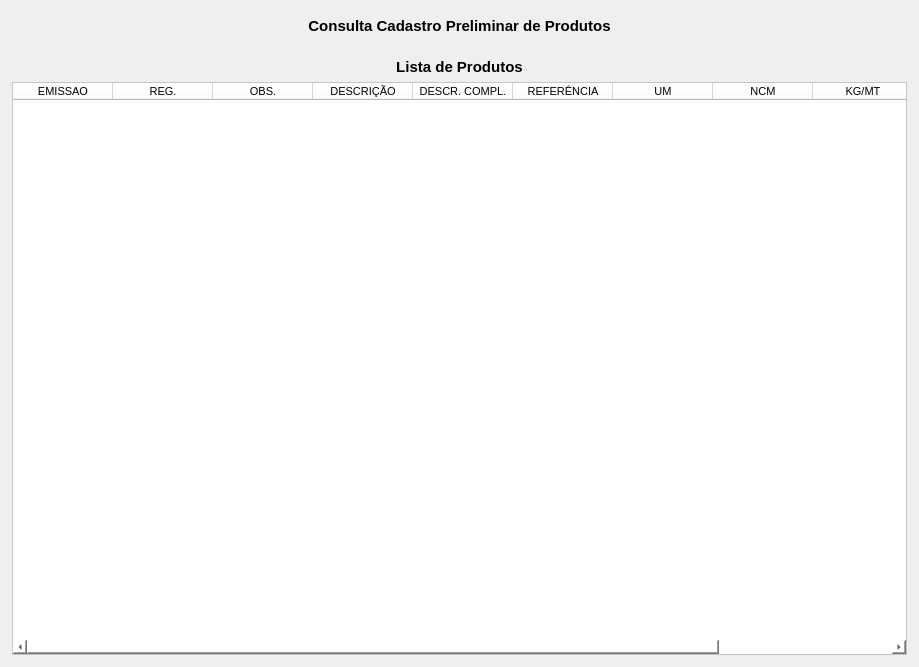
<?xml version="1.0" encoding="UTF-8"?>
<ui version="4.0">
 <class>MainWindow</class>
 <widget class="QMainWindow" name="MainWindow">
  <property name="geometry">
   <rect>
    <x>0</x>
    <y>0</y>
    <width>919</width>
    <height>667</height>
   </rect>
  </property>
  <property name="windowTitle">
   <string>Status Pré Cadastro</string>
  </property>
  <widget class="QWidget" name="centralwidget">
   <layout class="QVBoxLayout" name="verticalLayout_2">
    <property name="leftMargin">
     <number>6</number>
    </property>
    <property name="topMargin">
     <number>6</number>
    </property>
    <property name="rightMargin">
     <number>6</number>
    </property>
    <property name="bottomMargin">
     <number>6</number>
    </property>
    <item>
     <widget class="QWidget" name="widget_cabecalho" native="true">
      <property name="sizePolicy">
       <sizepolicy hsizetype="Preferred" vsizetype="Fixed">
        <horstretch>0</horstretch>
        <verstretch>0</verstretch>
       </sizepolicy>
      </property>
      <property name="minimumSize">
       <size>
        <width>0</width>
        <height>40</height>
       </size>
      </property>
      <property name="maximumSize">
       <size>
        <width>16777215</width>
        <height>40</height>
       </size>
      </property>
      <property name="styleSheet">
       <string notr="true"/>
      </property>
      <layout class="QHBoxLayout" name="horizontalLayout">
       <property name="spacing">
        <number>0</number>
       </property>
       <property name="leftMargin">
        <number>15</number>
       </property>
       <property name="topMargin">
        <number>6</number>
       </property>
       <property name="rightMargin">
        <number>15</number>
       </property>
       <property name="bottomMargin">
        <number>6</number>
       </property>
       <item>
        <widget class="QLabel" name="label_13">
         <property name="sizePolicy">
          <sizepolicy hsizetype="Minimum" vsizetype="Preferred">
           <horstretch>0</horstretch>
           <verstretch>0</verstretch>
          </sizepolicy>
         </property>
         <property name="minimumSize">
          <size>
           <width>300</width>
           <height>0</height>
          </size>
         </property>
         <property name="font">
          <font>
           <pointsize>11</pointsize>
           <weight>75</weight>
           <bold>true</bold>
          </font>
         </property>
         <property name="text">
          <string>Consulta Cadastro Preliminar de Produtos</string>
         </property>
         <property name="alignment">
          <set>Qt::AlignCenter</set>
         </property>
        </widget>
       </item>
      </layout>
     </widget>
    </item>
    <item>
     <widget class="QWidget" name="widget_Cor1" native="true">
      <property name="styleSheet">
       <string notr="true"/>
      </property>
      <layout class="QVBoxLayout" name="verticalLayout_3">
       <property name="leftMargin">
        <number>6</number>
       </property>
       <property name="topMargin">
        <number>6</number>
       </property>
       <property name="rightMargin">
        <number>6</number>
       </property>
       <property name="bottomMargin">
        <number>6</number>
       </property>
       <item>
        <widget class="QLabel" name="label_Titulo">
         <property name="maximumSize">
          <size>
           <width>16777215</width>
           <height>18</height>
          </size>
         </property>
         <property name="font">
          <font>
           <pointsize>11</pointsize>
           <weight>75</weight>
           <bold>true</bold>
          </font>
         </property>
         <property name="text">
          <string>Lista de Produtos</string>
         </property>
         <property name="alignment">
          <set>Qt::AlignCenter</set>
         </property>
        </widget>
       </item>
       <item>
        <widget class="QTableWidget" name="table_Produto">
         <property name="sizePolicy">
          <sizepolicy hsizetype="Preferred" vsizetype="Preferred">
           <horstretch>0</horstretch>
           <verstretch>0</verstretch>
          </sizepolicy>
         </property>
         <property name="font">
          <font>
           <pointsize>8</pointsize>
          </font>
         </property>
         <property name="styleSheet">
          <string notr="true">background-color: rgb(255, 255, 255);</string>
         </property>
         <column>
          <property name="text">
           <string>EMISSAO</string>
          </property>
         </column>
         <column>
          <property name="text">
           <string>REG.</string>
          </property>
         </column>
         <column>
          <property name="text">
           <string>OBS.</string>
          </property>
         </column>
         <column>
          <property name="text">
           <string>DESCRIÇÃO</string>
          </property>
         </column>
         <column>
          <property name="text">
           <string>DESCR. COMPL.</string>
          </property>
         </column>
         <column>
          <property name="text">
           <string>REFERÊNCIA</string>
          </property>
         </column>
         <column>
          <property name="text">
           <string>UM</string>
          </property>
         </column>
         <column>
          <property name="text">
           <string>NCM</string>
          </property>
         </column>
         <column>
          <property name="text">
           <string>KG/MT</string>
          </property>
         </column>
         <column>
          <property name="text">
           <string>FORNECEDOR</string>
          </property>
         </column>
        </widget>
       </item>
      </layout>
     </widget>
    </item>
   </layout>
  </widget>
 </widget>
 <tabstops>
  <tabstop>table_Produto</tabstop>
 </tabstops>
 <resources/>
 <connections/>
</ui>
